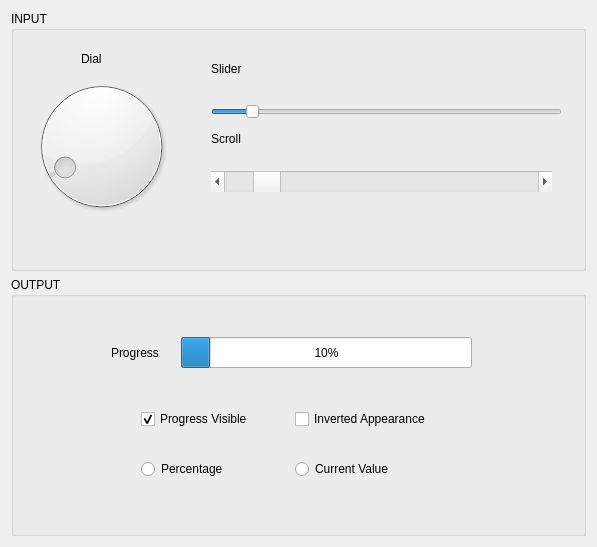
<?xml version="1.0" encoding="UTF-8"?>
<ui version="4.0">
 <class>Widget</class>
 <widget class="QWidget" name="Widget">
  <property name="geometry">
   <rect>
    <x>0</x>
    <y>0</y>
    <width>597</width>
    <height>547</height>
   </rect>
  </property>
  <property name="windowTitle">
   <string>Widget</string>
  </property>
  <layout class="QVBoxLayout" name="verticalLayout">
   <item>
    <widget class="QGroupBox" name="groupBox">
     <property name="title">
      <string>INPUT</string>
     </property>
     <widget class="QDial" name="dial">
      <property name="geometry">
       <rect>
        <x>0</x>
        <y>60</y>
        <width>181</width>
        <height>151</height>
       </rect>
      </property>
      <property name="maximum">
       <number>200</number>
      </property>
      <property name="value">
       <number>20</number>
      </property>
     </widget>
     <widget class="QScrollBar" name="horizontalScrollBar">
      <property name="geometry">
       <rect>
        <x>200</x>
        <y>160</y>
        <width>341</width>
        <height>21</height>
       </rect>
      </property>
      <property name="maximum">
       <number>200</number>
      </property>
      <property name="value">
       <number>20</number>
      </property>
      <property name="orientation">
       <enum>Qt::Horizontal</enum>
      </property>
     </widget>
     <widget class="QSlider" name="horizontalSlider">
      <property name="geometry">
       <rect>
        <x>200</x>
        <y>80</y>
        <width>351</width>
        <height>41</height>
       </rect>
      </property>
      <property name="maximum">
       <number>200</number>
      </property>
      <property name="value">
       <number>20</number>
      </property>
      <property name="orientation">
       <enum>Qt::Horizontal</enum>
      </property>
     </widget>
     <widget class="QLabel" name="label">
      <property name="geometry">
       <rect>
        <x>70</x>
        <y>40</y>
        <width>54</width>
        <height>16</height>
       </rect>
      </property>
      <property name="text">
       <string>Dial</string>
      </property>
     </widget>
     <widget class="QLabel" name="label_2">
      <property name="geometry">
       <rect>
        <x>200</x>
        <y>50</y>
        <width>54</width>
        <height>16</height>
       </rect>
      </property>
      <property name="text">
       <string>Slider</string>
      </property>
     </widget>
     <widget class="QLabel" name="label_3">
      <property name="geometry">
       <rect>
        <x>200</x>
        <y>120</y>
        <width>54</width>
        <height>16</height>
       </rect>
      </property>
      <property name="text">
       <string>Scroll</string>
      </property>
     </widget>
    </widget>
   </item>
   <item>
    <widget class="QGroupBox" name="groupBox_2">
     <property name="title">
      <string>OUTPUT</string>
     </property>
     <widget class="QProgressBar" name="progressBar">
      <property name="geometry">
       <rect>
        <x>170</x>
        <y>60</y>
        <width>291</width>
        <height>31</height>
       </rect>
      </property>
      <property name="maximum">
       <number>200</number>
      </property>
      <property name="value">
       <number>20</number>
      </property>
      <property name="alignment">
       <set>Qt::AlignLeading|Qt::AlignLeft|Qt::AlignVCenter</set>
      </property>
      <property name="textVisible">
       <bool>true</bool>
      </property>
      <property name="textDirection">
       <enum>QProgressBar::TopToBottom</enum>
      </property>
     </widget>
     <widget class="QLabel" name="label_4">
      <property name="geometry">
       <rect>
        <x>100</x>
        <y>60</y>
        <width>91</width>
        <height>31</height>
       </rect>
      </property>
      <property name="text">
       <string>Progress</string>
      </property>
     </widget>
     <widget class="QWidget" name="">
      <property name="geometry">
       <rect>
        <x>130</x>
        <y>130</y>
        <width>301</width>
        <height>24</height>
       </rect>
      </property>
      <layout class="QHBoxLayout" name="horizontalLayout">
       <item>
        <widget class="QCheckBox" name="checkBox_visible">
         <property name="text">
          <string>Progress Visible</string>
         </property>
         <property name="checked">
          <bool>true</bool>
         </property>
        </widget>
       </item>
       <item>
        <widget class="QCheckBox" name="checkBox_inverted">
         <property name="text">
          <string>Inverted Appearance</string>
         </property>
        </widget>
       </item>
      </layout>
     </widget>
     <widget class="QWidget" name="">
      <property name="geometry">
       <rect>
        <x>130</x>
        <y>180</y>
        <width>301</width>
        <height>24</height>
       </rect>
      </property>
      <layout class="QHBoxLayout" name="horizontalLayout_2">
       <item>
        <widget class="QRadioButton" name="radioButton_percent">
         <property name="text">
          <string>Percentage</string>
         </property>
        </widget>
       </item>
       <item>
        <widget class="QRadioButton" name="radioButton_value">
         <property name="text">
          <string>Current Value</string>
         </property>
        </widget>
       </item>
      </layout>
     </widget>
    </widget>
   </item>
  </layout>
 </widget>
 <resources/>
 <connections/>
</ui>
